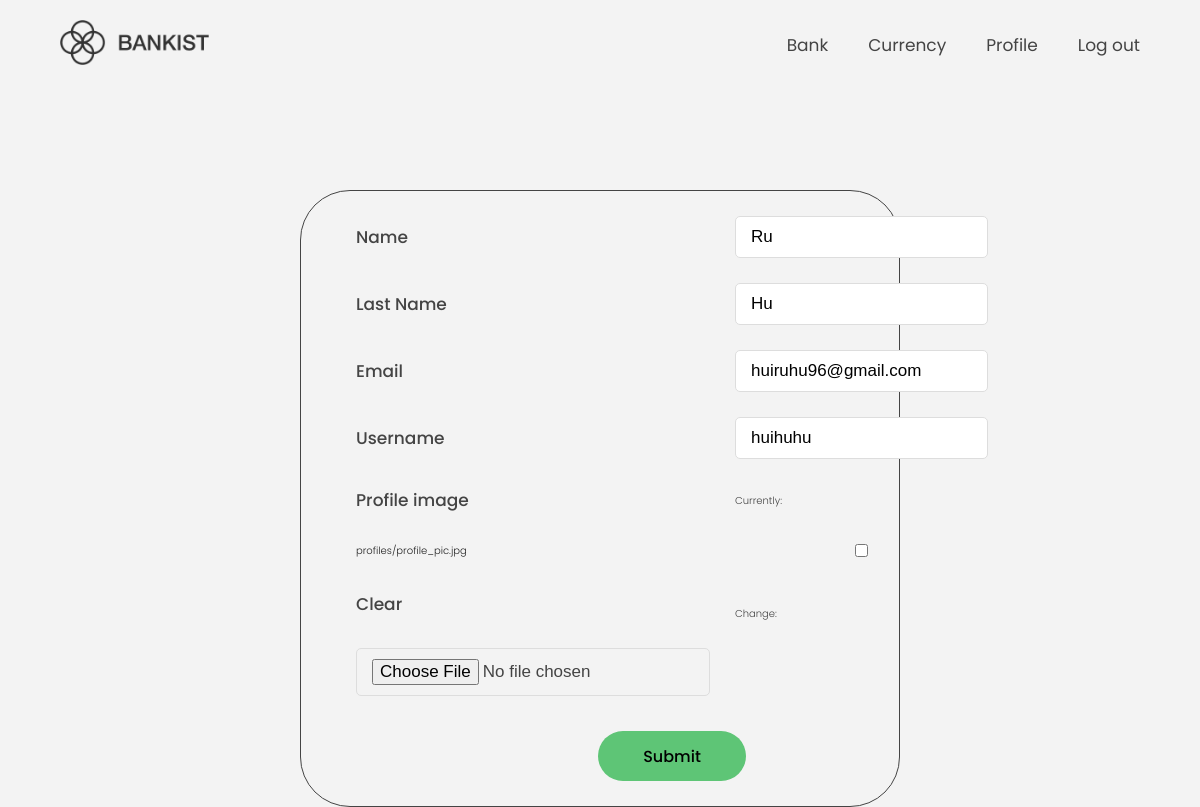
The app's page /edit_profile/ (signed in), older data.
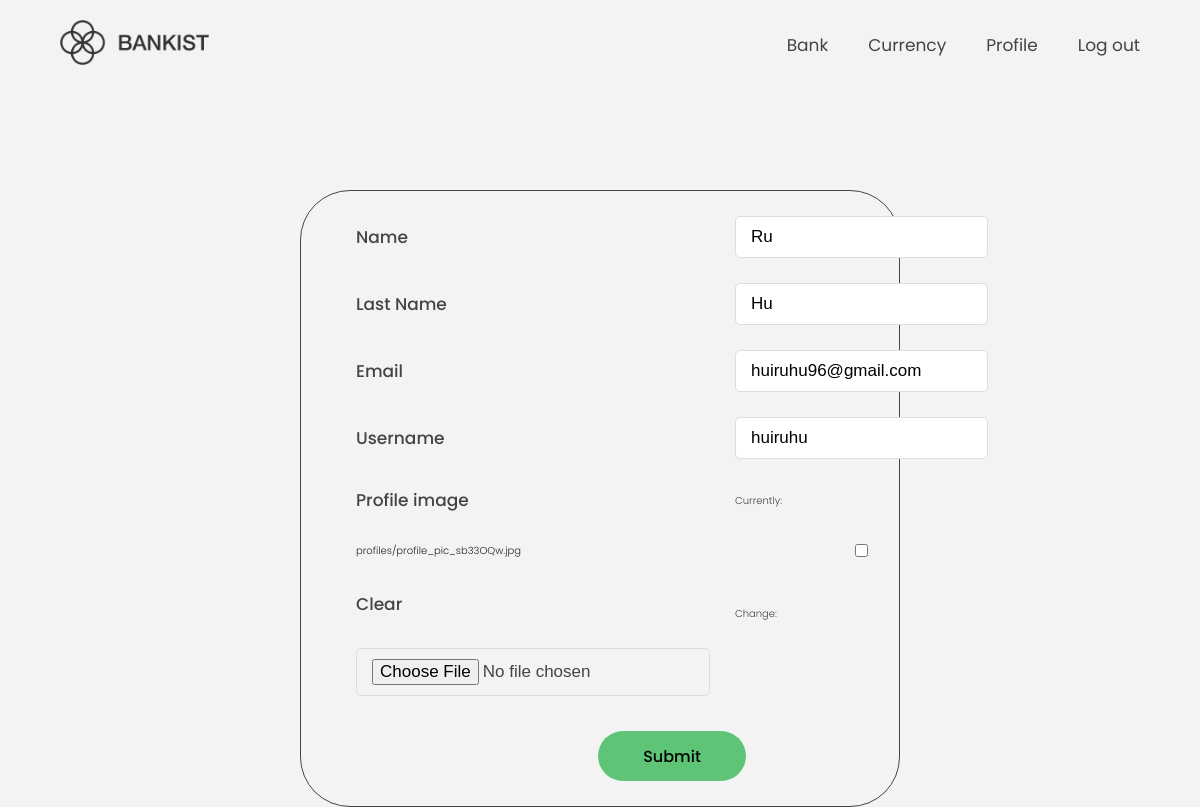
The same page, newer data.
### users/models.py (models this page shows, shortened)
class UserProfile(models.Model):
    user = models.OneToOneField(User, on_delete=models.CASCADE, primary_key=True)
    firstName = models.CharField(max_length=20)
    lastName = models.CharField(max_length=20)
    username = models.CharField(max_length=50, blank=True, null=True)
    email = models.EmailField(max_length=100, blank=True, null=True)
    profile_image = models.ImageField(
        null=True,
        blank=True,
        upload_to="profiles/",
        default="profiles/user-default.png",
    )

### users/views.py (the view)
# urls.py: path('edit_profile/',  views.editProfile, name='edit_profile'),
@login_required(login_url="login")
def editProfile(request):
    profile = request.user.userprofile
    form = UserProfileForm(instance=profile)
    if request.method == "POST":
        form = UserProfileForm(request.POST, request.FILES, instance=profile)
        if form.is_valid():
            form.save()
            return redirect("profile")
    context = {"form": form}
    return render(request, "users/profile_form.html", context)

### users/forms.py
class UserProfileForm(ModelForm):
    class Meta:
        model=UserProfile
        fields = ['firstName', 'lastName', 'email', 'username', 'profile_image']
        labels = {
            'firstName': 'Name',
            'lastName': 'Last Name',
        }

### users/templates/users/profile_form.html (shortened to what this page needs)
{% load static %}
<!DOCTYPE html>
<html lang="en">
  <head>
    <link rel="stylesheet" href="{% static 'css/styles.css' %} " />
  </head>
  <body>
    {% include 'users/navbar.html' %}
    <div class="info_container profile_form_container">
      <form
        method="POST"
        action="{% url 'edit_profile' %}"
        class="modal__form"
        enctype="multipart/form-data"
      >
        {% csrf_token %} {% for field in form %}
        <label>{{ field.label }}</label>
        {{ field }} {% endfor %}
        <button class="btn" type="submit">Submit</button>
      </form>
    </div>
  </body>
</html>

### users/templates/users/navbar.html (shortened to what this page needs)
{% load static %}
<nav class="nav">
  <a href="{% url '' %}"
    ><img
      src="{% static 'img/logo.png' %}"
      alt="Bankist logo"
      class="nav__logo"
      id="logo"
  /></a>
  <ul class="nav__links">
    {% if user.is_authenticated %} {% if page != "bank" %}
    <li class="nav__item">
      <a class="nav__link" href="{% url 'bankDashboard' %}">Bank</a>
    </li>
    {% endif %}
     {% if page != "currency" %}
    <li class="nav__item">
      <a class="nav__link" href="{% url 'currencyDashboard' %}">Currency</a>
    </li>
    {% endif %} {% if page != "profile" %}
    <li class="nav__item">
      <a class="nav__link" href="{% url 'profile' %}">Profile</a>
    </li>
    {% endif %}
    <li class="nav__item">
      <a class="nav__link" href="{% url 'logout' %}">Log out</a>
    </li>
    {% endif %}
  </ul>
</nav>

### static/css/styles.css (style rules this page uses)
:root { --color-primary: #5ec576; --color-secondary: #ffcb03; --color-tertiary: #ff585f; --color-primary-darker: #4bbb7d; --color-secondary-darker: #ffbb00; --color-tertiary-darker: #fd424b; --color-primary-opacity: #5ec5763a; --color-secondary-opacity: #ffcd0331; --color-tertiary-opacity: #ff58602d; --gradient-primary: linear-gradient(to top left, #39b385, #9be15d); --gradient-secondary: linear-gradient(to top left, #ffb003, #ffcb03); }
* { margin: 0; padding: 0; box-sizing: inherit; }
html { font-size: 62.5%; box-sizing: border-box; }
body { font-family: "Poppins", sans-serif; font-weight: 300; color: #444; line-height: 1.9; background-color: #f3f3f3; }
.btn { display: inline-block; background-color: var(--color-primary); font-size: 1.6rem; font-family: inherit; font-weight: 500; border: none; padding: 1.25rem 4.5rem; border-radius: 10rem; cursor: pointer; transition: all 0.3s; }
img { transition: filter 0.5s; }
.nav { display: flex; justify-content: space-between; align-items: center; height: 9rem; width: 100%; padding: 0 6rem; z-index: 100; }
.nav__logo { height: 4.5rem; transition: all 0.3s; }
.nav__links { display: flex; align-items: center; list-style: none; }
.nav__item { margin-left: 4rem; }
.nav__link:link, .nav__link:visited { font-size: 1.7rem; font-weight: 400; color: inherit; text-decoration: none; display: block; transition: all 0.3s; }
.modal__form { margin: 0 3rem; display: grid; grid-template-columns: 1fr 2fr; align-items: center; gap: 2.5rem; }
.modal__form label { font-size: 1.7rem; font-weight: 500; }
.modal__form input { font-size: 1.7rem; padding: 1rem 1.5rem; border: 1px solid #ddd; border-radius: 0.5rem; }
.modal__form button { grid-column: 1 / span 2; justify-self: center; margin-top: 1rem; }
.info_container { display: flex; width: 600px; height: auto; flex-direction: column; margin: auto; }
a { text-decoration: none; color: #222; }
.profile_form_container { margin-top: 10rem; padding: 2.5rem; border: #444 0.1rem solid; border-radius: 5rem; }

Row changes from the older to the newer data that the page shows:
changed UserProfile "Ru": username "huihuhu" → "huiruhu"
Text that changed along with them:
text no longer shown: "Currently: profiles/profile_pic.jpg Clear Change:"
text now shown: "Currently: profiles/profile_pic_sb33OQw.jpg Clear Change:"
